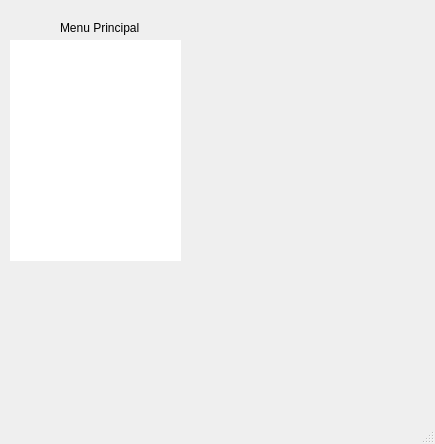
<?xml version="1.0" encoding="UTF-8"?>
<ui version="4.0">
 <class>MainWindow</class>
 <widget class="QMainWindow" name="MainWindow">
  <property name="geometry">
   <rect>
    <x>0</x>
    <y>0</y>
    <width>435</width>
    <height>444</height>
   </rect>
  </property>
  <property name="windowTitle">
   <string>MainWindow</string>
  </property>
  <widget class="QWidget" name="centralwidget">
   <widget class="QListView" name="menu_navegacion">
    <property name="geometry">
     <rect>
      <x>10</x>
      <y>40</y>
      <width>171</width>
      <height>221</height>
     </rect>
    </property>
    <property name="styleSheet">
     <string notr="true"/>
    </property>
    <property name="frameShape">
     <enum>QFrame::NoFrame</enum>
    </property>
    <property name="frameShadow">
     <enum>QFrame::Plain</enum>
    </property>
    <property name="lineWidth">
     <number>3</number>
    </property>
    <property name="midLineWidth">
     <number>2</number>
    </property>
    <property name="verticalScrollBarPolicy">
     <enum>Qt::ScrollBarAlwaysOff</enum>
    </property>
    <property name="horizontalScrollBarPolicy">
     <enum>Qt::ScrollBarAlwaysOff</enum>
    </property>
    <property name="sizeAdjustPolicy">
     <enum>QAbstractScrollArea::AdjustToContents</enum>
    </property>
    <property name="layoutMode">
     <enum>QListView::SinglePass</enum>
    </property>
    <property name="spacing">
     <number>25</number>
    </property>
    <property name="gridSize">
     <size>
      <width>0</width>
      <height>25</height>
     </size>
    </property>
    <property name="viewMode">
     <enum>QListView::ListMode</enum>
    </property>
    <property name="modelColumn">
     <number>0</number>
    </property>
    <property name="uniformItemSizes">
     <bool>true</bool>
    </property>
    <property name="wordWrap">
     <bool>true</bool>
    </property>
    <property name="selectionRectVisible">
     <bool>true</bool>
    </property>
   </widget>
   <widget class="QLabel" name="nav_title">
    <property name="geometry">
     <rect>
      <x>60</x>
      <y>20</y>
      <width>111</width>
      <height>16</height>
     </rect>
    </property>
    <property name="text">
     <string>Menu Principal</string>
    </property>
   </widget>
   <widget class="QStackedWidget" name="contenido">
    <property name="geometry">
     <rect>
      <x>190</x>
      <y>40</y>
      <width>401</width>
      <height>331</height>
     </rect>
    </property>
    <widget class="QWidget" name="page">
     <property name="enabled">
      <bool>false</bool>
     </property>
    </widget>
    <widget class="QWidget" name="page_2"/>
   </widget>
  </widget>
  <widget class="QMenuBar" name="menubar">
   <property name="geometry">
    <rect>
     <x>0</x>
     <y>0</y>
     <width>435</width>
     <height>21</height>
    </rect>
   </property>
  </widget>
  <widget class="QStatusBar" name="statusbar"/>
 </widget>
 <resources/>
 <connections/>
</ui>
